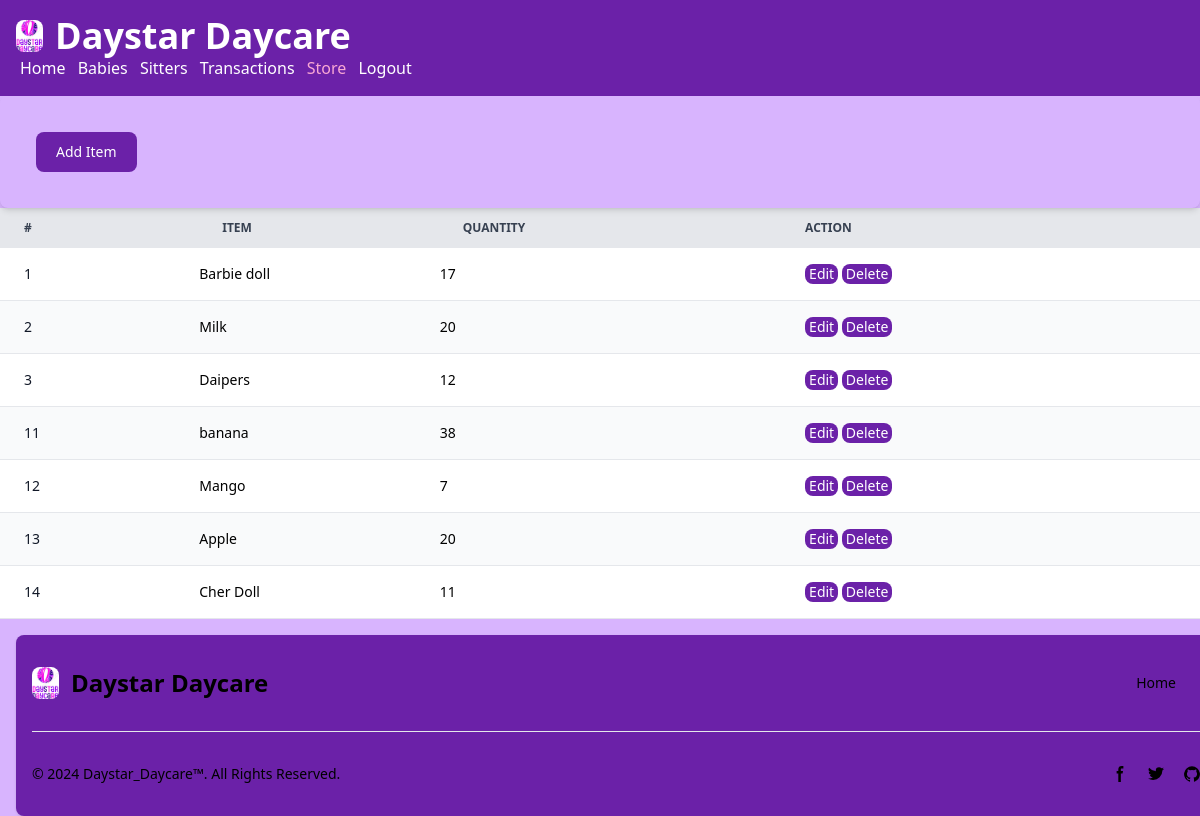
Page /baby/store on the earlier database version.
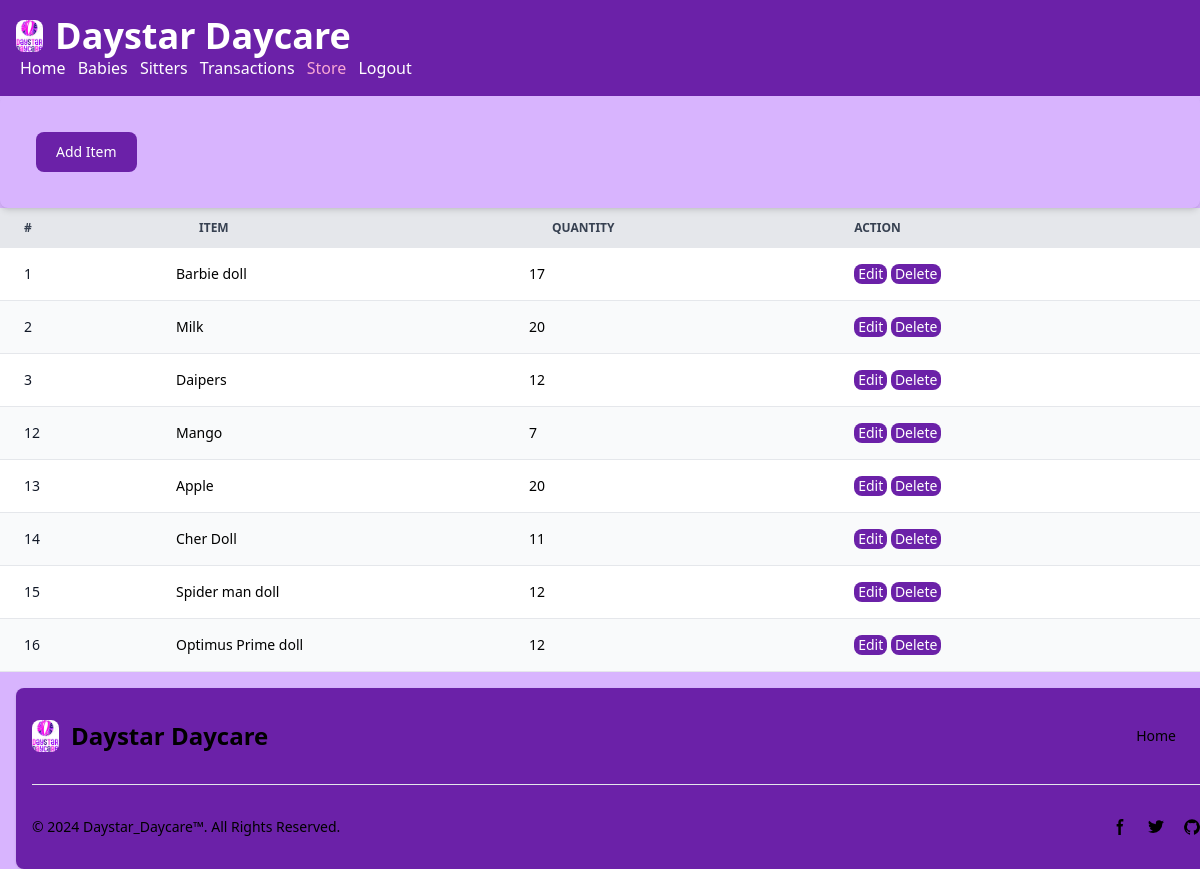
Same page on the later database version.
### baby_app/models.py (models this page shows, shortened)
class Item(models.Model):
    item_name = models.CharField(max_length=50)
    item_quantity = models.IntegerField()

### baby_app/views.py (the view)
# urls.py: path('store', views.store_view, name='store'),
def store_view(request):
    itemlist = Item.objects.all()
    return render(request, 'baby_app/store.html', {'itemlist': itemlist})

### baby_app/templates/baby_app/store.html (shortened to what the changed rows need)
{% load static %}
<!DOCTYPE html>
<html lang="en">
<head>
    <script src="https://cdn.tailwindcss.com"></script>
</head>
<body class="bg-purple-300 flex flex-col h-screen">
    <div class="flex-grow">
        <table class="w-full text-sm text-left rtl:text-right text-black-500 dark:text-gray-400">
            <thead class="text-xs text-gray-700 uppercase bg-gray-200 dark:bg-gray-700 dark:text-gray-400">
                <tr>
                    <th scope="col" class="px-6 py-3">
                        #
                    </th>
                    <th scope="col" class="px-6 py-3">
                        Item
                    </th>
                    <th scope="col" class="px-6 py-3">
                        Quantity
                    </th>
                    <th scope="col" class="px-6 py-3">
                        Action
                    </th>
                </tr>
            </thead>
            <tbody>
                {% for item in itemlist %}
                <tr class="odd:bg-white odd:dark:bg-gray-900 even:bg-gray-50 even:dark:bg-gray-800 border-b dark:border-gray-700">
                    <th scope="row" class="px-6 py-4 font-medium text-gray-900 whitespace-nowrap dark:text-white">{{ item.id }}</th>
                    <td px-6 py-4>{{ item.item_name }}</td>
                    <td px-6 py-4>{{ item.item_quantity }}</td>
                    <td class="px-6 py-4">
                        <a href="{% url "edititem" item.id %}">
                            <button type="submit" class="px-1 py-0 bg-purple-800 text-white hover:bg-pink-300 rounded-lg">Edit</button>
                        </a>
                        <a href="{% url "deleteitem" item.id %}">
                            <button type="submit" class="px-1 py-0 bg-purple-800 text-white hover:bg-pink-300 rounded-lg">Delete</button>
                        </a>
                    </td>
                </tr>
                {% endfor %}
            </tbody>
        </table>
    </div>
</body>
</html>

Differences in the rows shown:
removed Item: id "11", item_name "banana", item_quantity "38"
added Item: id "15", item_name "Spider man doll", item_quantity "12"
added Item: id "16", item_name "Optimus Prime doll", item_quantity "12"
